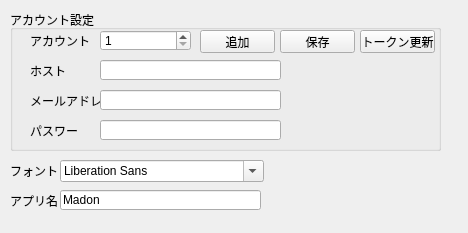
<?xml version="1.0" encoding="UTF-8"?>
<ui version="4.0">
 <class>SettingWindow</class>
 <widget class="QMainWindow" name="SettingWindow">
  <property name="geometry">
   <rect>
    <x>0</x>
    <y>0</y>
    <width>468</width>
    <height>233</height>
   </rect>
  </property>
  <property name="windowTitle">
   <string>設定</string>
  </property>
  <widget class="QWidget" name="centralwidget">
   <widget class="QFontComboBox" name="fontComboBox">
    <property name="geometry">
     <rect>
      <x>60</x>
      <y>160</y>
      <width>204</width>
      <height>22</height>
     </rect>
    </property>
   </widget>
   <widget class="QGroupBox" name="groupBox">
    <property name="geometry">
     <rect>
      <x>10</x>
      <y>10</y>
      <width>431</width>
      <height>141</height>
     </rect>
    </property>
    <property name="title">
     <string>アカウント設定</string>
    </property>
    <widget class="QLineEdit" name="lineEdit_3">
     <property name="geometry">
      <rect>
       <x>90</x>
       <y>110</y>
       <width>181</width>
       <height>20</height>
      </rect>
     </property>
     <property name="echoMode">
      <enum>QLineEdit::Password</enum>
     </property>
    </widget>
    <widget class="QLabel" name="label_2">
     <property name="geometry">
      <rect>
       <x>20</x>
       <y>20</y>
       <width>61</width>
       <height>21</height>
      </rect>
     </property>
     <property name="text">
      <string>アカウント</string>
     </property>
     <property name="buddy">
      <cstring>spinBox</cstring>
     </property>
    </widget>
    <widget class="QLabel" name="label_3">
     <property name="geometry">
      <rect>
       <x>20</x>
       <y>80</y>
       <width>71</width>
       <height>21</height>
      </rect>
     </property>
     <property name="text">
      <string>メールアドレス</string>
     </property>
     <property name="buddy">
      <cstring>lineEdit_2</cstring>
     </property>
    </widget>
    <widget class="QLineEdit" name="lineEdit_2">
     <property name="geometry">
      <rect>
       <x>90</x>
       <y>80</y>
       <width>181</width>
       <height>20</height>
      </rect>
     </property>
    </widget>
    <widget class="QLabel" name="label_4">
     <property name="geometry">
      <rect>
       <x>20</x>
       <y>110</y>
       <width>50</width>
       <height>21</height>
      </rect>
     </property>
     <property name="text">
      <string>パスワード</string>
     </property>
     <property name="buddy">
      <cstring>lineEdit_3</cstring>
     </property>
    </widget>
    <widget class="QSpinBox" name="spinBox">
     <property name="geometry">
      <rect>
       <x>90</x>
       <y>20</y>
       <width>91</width>
       <height>21</height>
      </rect>
     </property>
     <property name="minimum">
      <number>1</number>
     </property>
     <property name="maximum">
      <number>68</number>
     </property>
    </widget>
    <widget class="QLineEdit" name="lineEdit">
     <property name="geometry">
      <rect>
       <x>90</x>
       <y>50</y>
       <width>181</width>
       <height>20</height>
      </rect>
     </property>
    </widget>
    <widget class="QLabel" name="label">
     <property name="geometry">
      <rect>
       <x>20</x>
       <y>50</y>
       <width>71</width>
       <height>21</height>
      </rect>
     </property>
     <property name="text">
      <string>ホスト</string>
     </property>
     <property name="buddy">
      <cstring>lineEdit</cstring>
     </property>
    </widget>
    <widget class="QPushButton" name="pushButton">
     <property name="geometry">
      <rect>
       <x>190</x>
       <y>20</y>
       <width>75</width>
       <height>23</height>
      </rect>
     </property>
     <property name="text">
      <string>追加</string>
     </property>
    </widget>
    <widget class="QPushButton" name="pushButton_2">
     <property name="geometry">
      <rect>
       <x>270</x>
       <y>20</y>
       <width>75</width>
       <height>23</height>
      </rect>
     </property>
     <property name="toolTip">
      <string>&lt;html&gt;&lt;head/&gt;&lt;body&gt;&lt;p&gt;アカウントごとに設定を保存してください&lt;/p&gt;&lt;/body&gt;&lt;/html&gt;</string>
     </property>
     <property name="text">
      <string>保存</string>
     </property>
    </widget>
    <widget class="QPushButton" name="pushButton_3">
     <property name="geometry">
      <rect>
       <x>350</x>
       <y>20</y>
       <width>75</width>
       <height>23</height>
      </rect>
     </property>
     <property name="toolTip">
      <string>&lt;html&gt;&lt;head/&gt;&lt;body&gt;&lt;p&gt;トークン更新時にホスト等の入力は必要ありません&lt;/p&gt;&lt;/body&gt;&lt;/html&gt;</string>
     </property>
     <property name="text">
      <string>トークン更新</string>
     </property>
    </widget>
    <zorder>lineEdit_3</zorder>
    <zorder>label_2</zorder>
    <zorder>label_3</zorder>
    <zorder>lineEdit_2</zorder>
    <zorder>label_4</zorder>
    <zorder>lineEdit</zorder>
    <zorder>label</zorder>
    <zorder>spinBox</zorder>
    <zorder>pushButton</zorder>
    <zorder>pushButton_2</zorder>
    <zorder>pushButton_3</zorder>
   </widget>
   <widget class="QLabel" name="label_5">
    <property name="geometry">
     <rect>
      <x>10</x>
      <y>160</y>
      <width>50</width>
      <height>21</height>
     </rect>
    </property>
    <property name="text">
     <string>フォント</string>
    </property>
   </widget>
   <widget class="QLabel" name="label_6">
    <property name="geometry">
     <rect>
      <x>10</x>
      <y>190</y>
      <width>50</width>
      <height>21</height>
     </rect>
    </property>
    <property name="text">
     <string>アプリ名</string>
    </property>
   </widget>
   <widget class="QLineEdit" name="lineEdit_4">
    <property name="geometry">
     <rect>
      <x>60</x>
      <y>190</y>
      <width>201</width>
      <height>20</height>
     </rect>
    </property>
    <property name="toolTip">
     <string>&lt;html&gt;&lt;head/&gt;&lt;body&gt;&lt;p&gt;全アカウント共通&lt;/p&gt;&lt;p&gt;トークンを更新するまで適用されません&lt;/p&gt;&lt;/body&gt;&lt;/html&gt;</string>
    </property>
    <property name="text">
     <string>Madon</string>
    </property>
   </widget>
  </widget>
 </widget>
 <tabstops>
  <tabstop>spinBox</tabstop>
  <tabstop>pushButton</tabstop>
  <tabstop>lineEdit</tabstop>
  <tabstop>lineEdit_2</tabstop>
  <tabstop>lineEdit_3</tabstop>
  <tabstop>pushButton_2</tabstop>
  <tabstop>fontComboBox</tabstop>
 </tabstops>
 <resources/>
 <connections/>
</ui>
